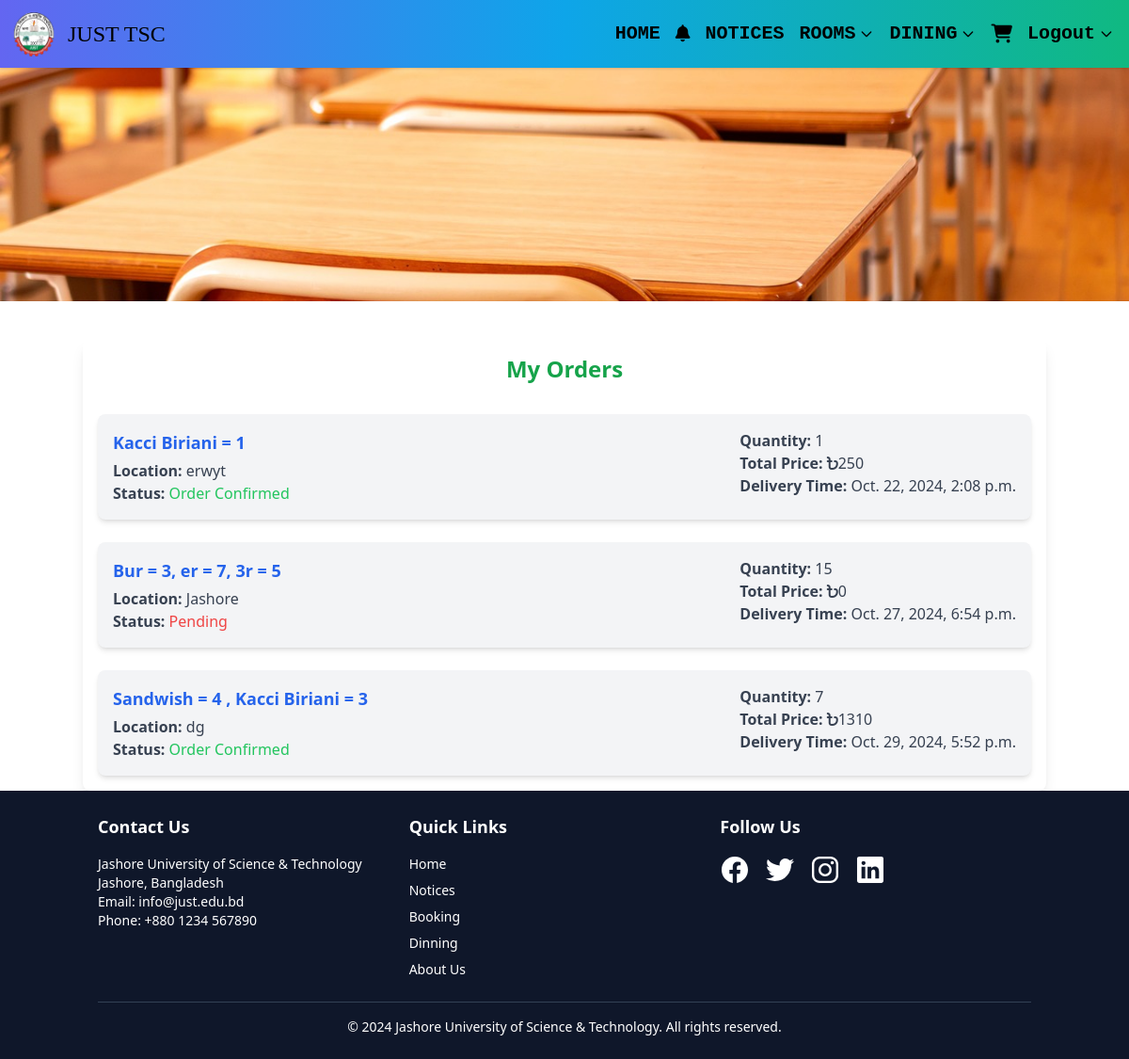
Screenshot of /my_orders (signed in) with the database file from the repository.
### TSC/models.py (models this page shows, shortened)
class Orders(models.Model):
    STATUS =(
        ('Pending','Pending'),
        ('Order Confirmed','Order Confirmed'),
        ('Out for Delivery','Out for Delivery'),
        ('Delivered','Delivered'),
    )
    user = models.ForeignKey(User, on_delete=models.CASCADE)  # Change to ForeignKey
    items_summary = models.TextField(null=True)  # Add this for order summary
    email = models.CharField(max_length=50,null=True)
    role = models.CharField(max_length=20,null=True)
    location = models.CharField(max_length=500,null=True)
    phone = models.CharField(max_length=20,null=True)
    order_time= models.DateTimeField(null=True)
    status=models.CharField(max_length=50,null=True,choices=STATUS)
    quantity = models.PositiveIntegerField(default=1)
    price = models.PositiveIntegerField(default=0)

### TSC/views.py (the view)
# urls.py: path('my_orders',views.UserOrderList,name="my_orders"),
@custom_login_required
def UserOrderList(request):
    user = request.user
    orders = Orders.objects.filter(user=user).order_by('-id')  # Optionally order by order time
    return render(request, 'user_order_list.html', {'orders': orders})

### TSC/views.py (called while the page is built)
def custom_login_required(function=None, redirect_field_name='next', login_url=None):
    @wraps(function)
    def _wrapped_view(request, *args, **kwargs):
        if not request.user.is_authenticated:
            messages.info(request, "You need to log in first to access this page.")
            return redirect('login')
        return function(request, *args, **kwargs)
    return _wrapped_view

### templates/user_order_list.html
{% extends "image.html" %}
{% block first %}
<div class="container mx-auto mt-10 p-4 bg-white rounded-lg shadow-lg">
    <h2 class="text-2xl font-bold text-center text-green-600 mb-8">My Orders</h2>
    <div class="grid grid-cols-1 gap-6">
        {% for order in orders %}
            <div class="flex flex-col md:flex-row bg-gray-100 rounded-lg shadow-md p-4 transition-transform duration-300 hover:scale-105 hover:shadow-xl">
                <div class="flex-1 mb-2 md:mb-0 md:mr-4">
                    <h3 class="text-lg font-semibold text-blue-600 mb-1">{{ order.items_summary }}</h3>
                    <p class="text-gray-700"><strong>Location:</strong> {{ order.location }}</p>
                    <p class="text-gray-700">
                        <strong>Status:</strong>
                        <span class="{% if order.status == 'Pending' %}text-red-500{% elif order.status == 'Order Confirmed' %}text-green-500{% else %}text-blue-500{% endif %}">
                            {{ order.status }}
                        </span>
                    </p>                </div>
                <div flex-1 mb-2 md:mb-0 md:mr-4>
                <div class="flex-none mb-2 md:mb-0 md:mr-4">
                    <p class="text-gray-700"><strong>Quantity:</strong> {{ order.quantity }}</p>
                </div>
                <div class="flex-none">
                    <p class="text-gray-700"><strong>Total Price:</strong> <i class="fa-solid fa-bangladeshi-taka-sign"></i>{{ order.price }}</p>
                </div>
                <div class="">
                    <p class="text-gray-700"><strong>Delivery Time: </strong> {{ order.order_time }}</p>
                </div>
            </div>
            </div>
        {% endfor %}
    </div>
</div>
{% endblock %}

### templates/navbar.html (style rules this page uses)
html, body { height: 100%; margin: 0; }

### rows the page displays
Orders: items_summary "Kacci Biriani = 1", location "erwyt", status "Order Confirmed", quantity "1", price "250", order_time "Oct. 22, 2024, 2:08 p.m."
Orders: items_summary "Bur = 3, er = 7, 3r = 5", location "Jashore", status "Pending", quantity "15", price "0", order_time "Oct. 27, 2024, 6:54 p.m."
Orders: items_summary "Sandwish = 4 , Kacci Biriani = 3", location "dg", status "Order Confirmed", quantity "7", price "1310", order_time "Oct. 29, 2024, 5:52 p.m."
